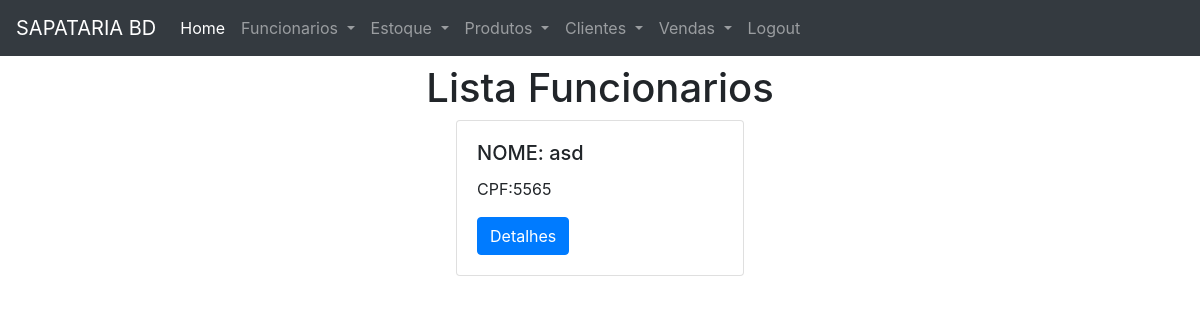
/funcionario/, run on an earlier commit of the app's database.
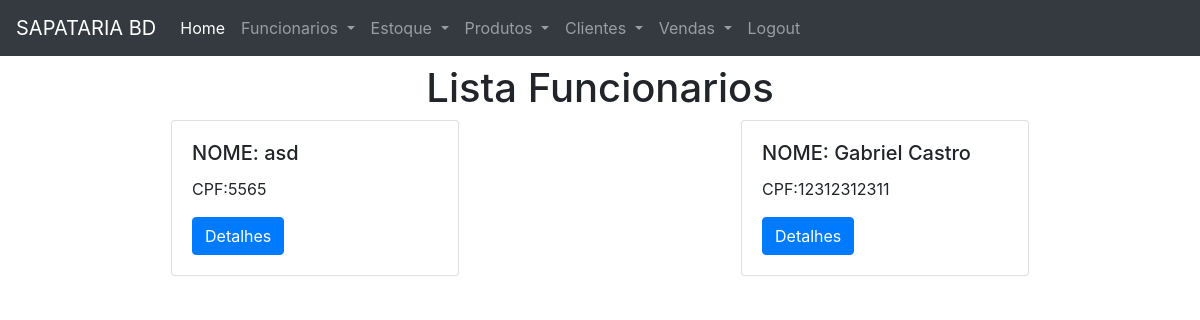
And on a later commit of the database.
### funcionario/models.py (models this page shows, shortened)
class Funcionario (models.Model):
    pessoa = models.OneToOneField(Pessoa,on_delete=models.CASCADE)
    user = models.OneToOneField(User, on_delete=models.PROTECT)
    quantidade_vendas = models.IntegerField(default=0)
    salario = models.DecimalField(decimal_places=2, max_digits=10, blank=True, null=True)

### pessoa/models.py (models this page shows)
class Pessoa (models.Model):
    nome = models.CharField(max_length=75)
    cpf = models.IntegerField(primary_key=True,null=False,blank=False)
    rua = models.CharField(max_length=50)
    estado = models.CharField(max_length=50)
    cidade = models.CharField(max_length=50)
    cep = models.IntegerField()

### funcionario/views.py (the view)
# urls.py: path('',listaFuncionario, name = 'url_lista_funcionario'),
def listaFuncionario(request):
    data = {}
    data['funcionarios'] = Funcionario.objects.raw('SELECT * FROM funcionario_funcionario')
    return render(request, 'lista_funcionario.html', data)

### funcionario/templates/lista_funcionario.html
{% extends 'base.html' %}
{% block title %} Lista Funcionarios{% endblock %}
{% block content %}
     <div class="row justify-content-around">
        {%for k in funcionarios%}
            <div class="row">
               <div class="card" style="width: 18rem;">
                  <div class="card-body">
                      <h5 class="card-title">NOME: {{ k.pessoa.nome }}</h5>
                      <p class="card-text">CPF:{{ k.pessoa.cpf }}</p>
                    <a href="#" class="btn btn-primary">Detalhes</a>
                  </div>
               </div>
            </div>
        {% endfor %}
    </div>
{% endblock %}

What changed in the data, as far as the page shows it:
added Funcionario: pessoa.nome "Gabriel Castro", pessoa.cpf "12312312311"
